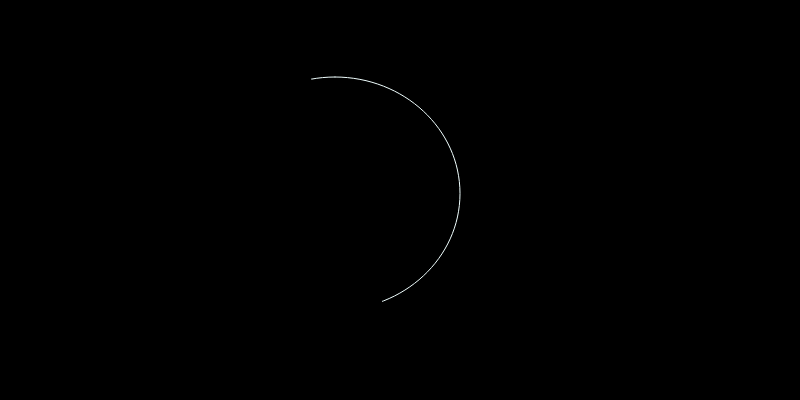
//> input picture imgs/cont1.png, 800 x 400 px
$ ./test_features ../../imgs/cont1.png   (built with g++ and OpenCV 4)
//> lines starting //> are read from the running program, lines starting //| are printed output that depends on the picture; after the words box and inside, x2 and y2 are one past the last pixel; in counts of white or black regions, pixels touching at a corner belong together
/*
 * test_features.cpp
 *
 *  Created on: 29 Feb 2016
 *      Author: martin
 */


/**
 * @function cornerDetector_Demo.cpp
 * @brief Demo code for detecting corners using OpenCV built-in functions
 * @author OpenCV team
 */
#include "opencv2/highgui/highgui.hpp"
#include "opencv2/imgproc/imgproc.hpp"
#include <iostream>
#include <stdio.h>
#include <stdlib.h>

using namespace cv;
using namespace std;

/// Global variables
Mat src, src_gray;
Mat myHarris_dst; Mat myHarris_copy; Mat Mc;
Mat myShiTomasi_dst; Mat myShiTomasi_copy;

int myShiTomasi_qualityLevel = 50;
int myHarris_qualityLevel = 50;
int max_qualityLevel = 100;

double myHarris_minVal; double myHarris_maxVal;
double myShiTomasi_minVal; double myShiTomasi_maxVal;

RNG rng(12345);

const char* myHarris_window = "My Harris corner detector";
const char* myShiTomasi_window = "My Shi Tomasi corner detector";

/// Function headers
void myShiTomasi_function( int, void* );
void myHarris_function( int, void* );

/**
 * @function main
 */
int main( int, char** argv )
{
  /// Load source image and convert it to gray
  src = imread( argv[1], 1 );
//> src is the input picture: 400 rows x 800 cols, CV_8UC3; mean B, G, R 0.2, 0.2, 0.2
  cvtColor( src, src_gray, COLOR_BGR2GRAY );

  /// Set some parameters
  int blockSize = 3; int apertureSize = 3;

  /// My Harris matrix -- Using cornerEigenValsAndVecs
  myHarris_dst = Mat::zeros( src_gray.size(), CV_32FC(6) );
  Mc = Mat::zeros( src_gray.size(), CV_32FC1 );

  cornerEigenValsAndVecs( src_gray, myHarris_dst, blockSize, apertureSize, BORDER_DEFAULT );

  /* calculate Mc */
  for( int j = 0; j < src_gray.rows; j++ )
     { for( int i = 0; i < src_gray.cols; i++ )
          {
            float lambda_1 = myHarris_dst.at<Vec6f>(j, i)[0];
            float lambda_2 = myHarris_dst.at<Vec6f>(j, i)[1];
            Mc.at<float>(j,i) = lambda_1*lambda_2 - 0.04f*pow( ( lambda_1 + lambda_2 ), 2 );
          }
     }
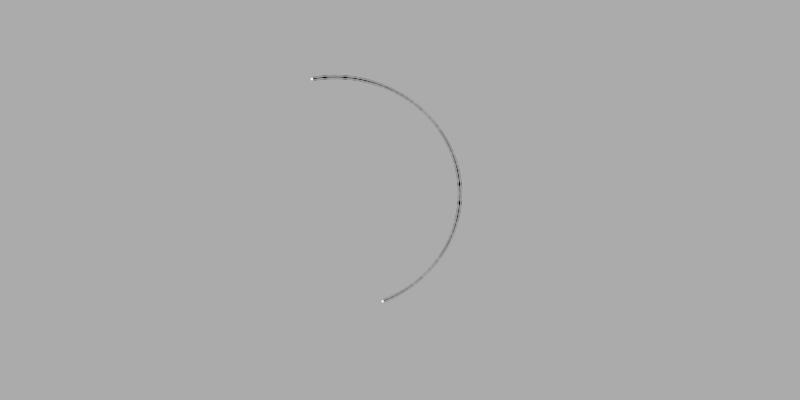
//> Mc: 400 rows x 800 cols, CV_32FC1; min -0.0113, max 0.00552, mean -8.12e-06; drawn with min black and max white

  minMaxLoc( Mc, &myHarris_minVal, &myHarris_maxVal, 0, 0, Mat() );
//> myHarris_minVal = -0.0113; myHarris_maxVal = 0.00552

  /* Create Window and Trackbar */
  namedWindow( myHarris_window, WINDOW_AUTOSIZE );
  createTrackbar( " Quality Level:", myHarris_window, &myHarris_qualityLevel, max_qualityLevel, myHarris_function );
  myHarris_function( 0, 0 );
//> after the loop in myHarris_function, `for( int j = 0; j < src_gray.rows; j++ )`:
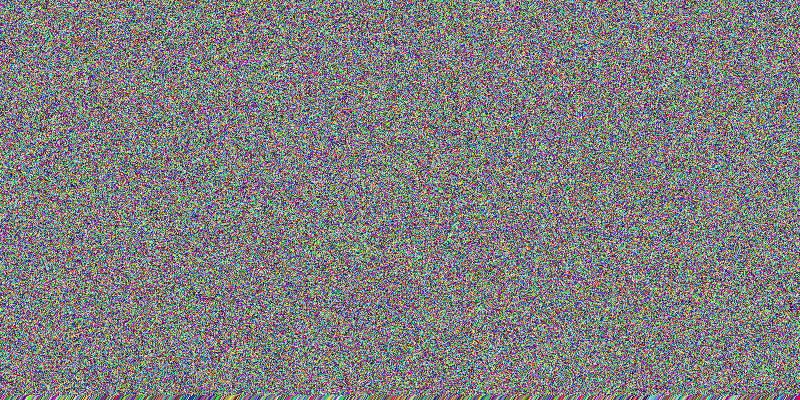
//> myHarris_copy: 400 rows x 800 cols, CV_8UC3; mean B, G, R 127, 126.7, 127.1

  /// My Shi-Tomasi -- Using cornerMinEigenVal
  myShiTomasi_dst = Mat::zeros( src_gray.size(), CV_32FC1 );
  cornerMinEigenVal( src_gray, myShiTomasi_dst, blockSize, apertureSize, BORDER_DEFAULT );

  minMaxLoc( myShiTomasi_dst, &myShiTomasi_minVal, &myShiTomasi_maxVal, 0, 0, Mat() );
//> myShiTomasi_minVal = 0; myShiTomasi_maxVal = 0.0532

  /* Create Window and Trackbar */
  namedWindow( myShiTomasi_window, WINDOW_AUTOSIZE );
  createTrackbar( " Quality Level:", myShiTomasi_window, &myShiTomasi_qualityLevel, max_qualityLevel, myShiTomasi_function );
  myShiTomasi_function( 0, 0 );

  waitKey(0);
  return(0);
}

/**
 * @function myShiTomasi_function
 */
void myShiTomasi_function( int, void* )
{
  myShiTomasi_copy = src.clone();

  if( myShiTomasi_qualityLevel < 1 ) { myShiTomasi_qualityLevel = 1; }

  for( int j = 0; j < src_gray.rows; j++ )
     { for( int i = 0; i < src_gray.cols; i++ )
          {
            if( myShiTomasi_dst.at<float>(j,i) > myShiTomasi_minVal + ( myShiTomasi_maxVal - myShiTomasi_minVal )*myShiTomasi_qualityLevel/max_qualityLevel )
              { circle( myShiTomasi_copy, Point(i,j), 4, Scalar( rng.uniform(0,255), rng.uniform(0,255), rng.uniform(0,255) ), -1, 8, 0 ); }
          }
     }
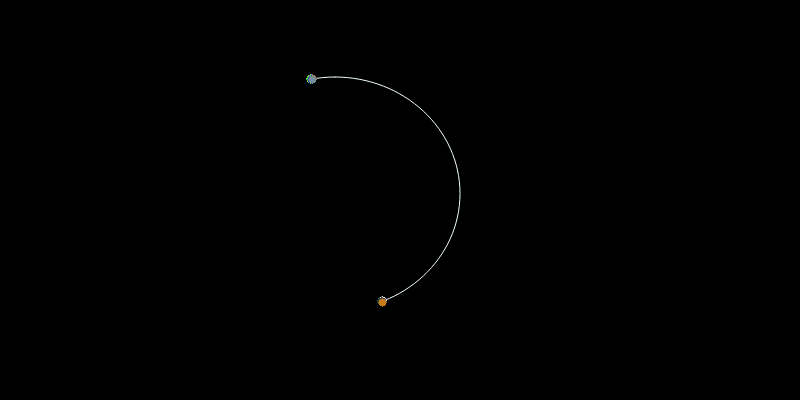
//> myShiTomasi_copy: 400 rows x 800 cols, CV_8UC3; 152 pixels changed, all inside (x1, y1, x2, y2) = (306, 74, 387, 307)
  imshow( myShiTomasi_window, myShiTomasi_copy );
}

/**
 * @function myHarris_function
 */
void myHarris_function( int, void* )
{
  myHarris_copy = src.clone();

  if( myHarris_qualityLevel < 1 ) { myHarris_qualityLevel = 1; }

  for( int j = 0; j < src_gray.rows; j++ )
     { for( int i = 0; i < src_gray.cols; i++ )
          {
            if( Mc.at<float>(j,i) > myHarris_minVal + ( myHarris_maxVal - myHarris_minVal )*myHarris_qualityLevel/max_qualityLevel )
              { circle( myHarris_copy, Point(i,j), 4, Scalar( rng.uniform(0,255), rng.uniform(0,255), rng.uniform(0,255) ), -1, 8, 0 ); }
          }
     }
  imshow( myHarris_window, myHarris_copy );
}
